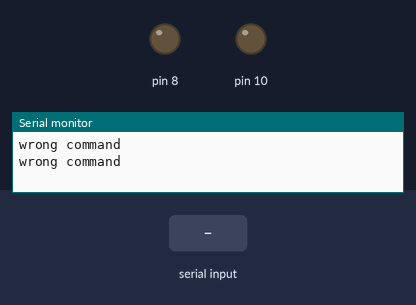
Recording of a sketch running on a simulated Arduino Uno, built with avr-gcc and run on an emulated ATmega328P. Parts: output pins drawn as LEDs (lit = HIGH), the last lines printed to the serial monitor. The inputs (shaded band) are chosen by the test bench.

Above: at 1.2 s.
1.3 s: "green\n" received over Serial
At 3.0 s:
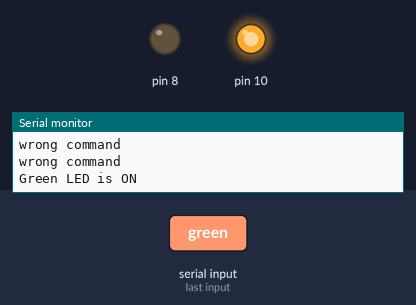
3.5 s: "red\n" received over Serial
At 4.6 s:
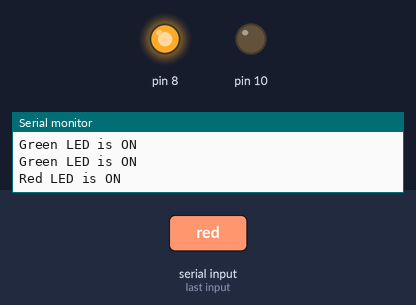
5.5 s: "1\n" received over Serial
At 7.3 s:
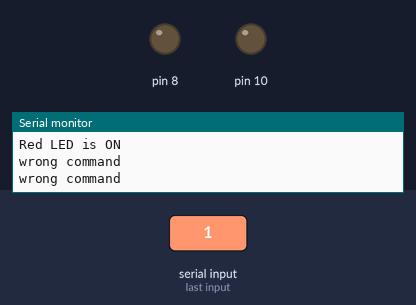
Timing chart, 0 to 8.8 s (numbered marks = the images above; inputs shaded):
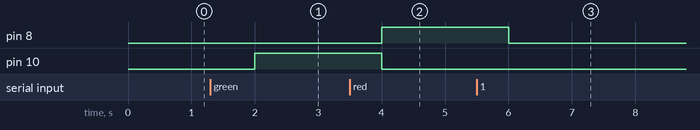

The sketch:

UART_LED_COMMAND.ino
```cpp
String data = "";

void setup()
{
  Serial.begin(9600);

  pinMode(8,OUTPUT);
  pinMode(10,OUTPUT);

  digitalWrite(8,LOW);
  digitalWrite(10,LOW);
}

void loop()
{
  if(Serial.available() > 0)
{
  data = Serial.readStringUntil('\n');
}

  if(data == "green")
  {
    digitalWrite(10,HIGH);
    digitalWrite(8,LOW);
    Serial.println("Green LED is ON");
    delay(1000);
  }
  else if(data == "red")
  {
    digitalWrite(10,LOW);
    digitalWrite(8,HIGH);
    Serial.println("Red LED is ON");
    delay(1000);
  }
  else
  {
    digitalWrite(8,LOW);
    digitalWrite(10,LOW);
    Serial.println("wrong command");
    delay(1000);
  }

}
```

Measured:
- after the input at 1.3 s, pin 10: LOW → HIGH after 0.70 s
- after the input at 3.5 s, pin 8: LOW → HIGH after 0.50 s; pin 10: HIGH → LOW after 0.50 s
- after the input at 5.5 s, pin 8: HIGH → LOW after 0.50 s
